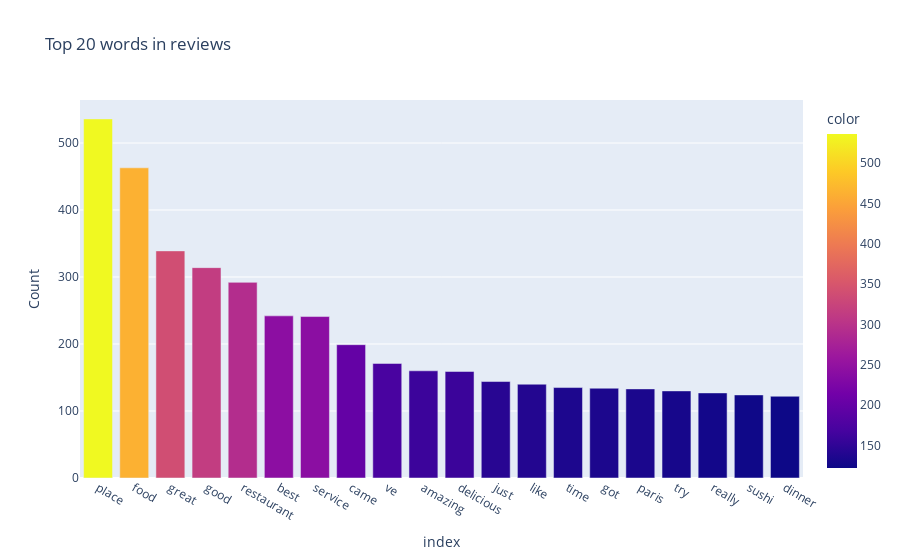
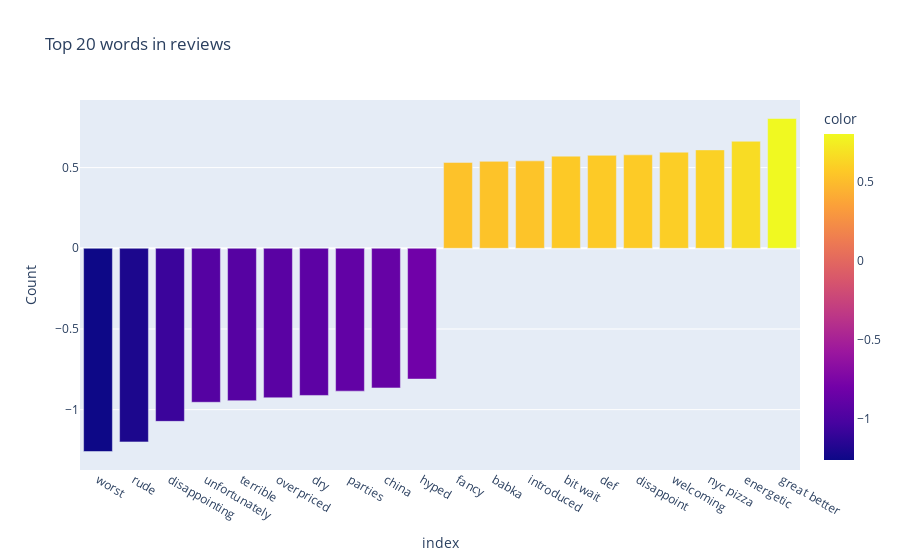
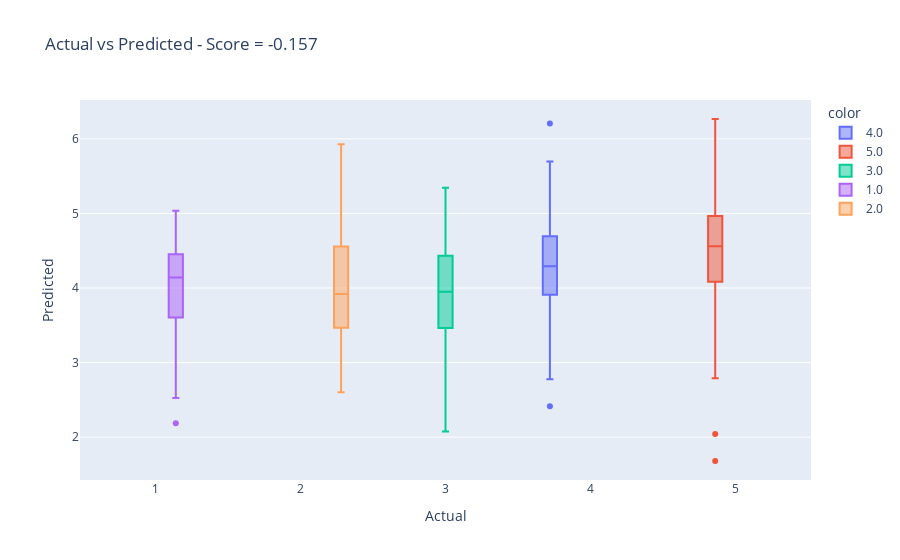

The notebook cell saved with these charts, in order:
### Markdown cell above
### More complex

### Code cell
from sklearn.feature_extraction.text import CountVectorizer


vectorizer = CountVectorizer(
    strip_accents="unicode",
    stop_words="english",
    ngram_range=(1, 3),
    max_df=0.9,
    min_df=2,
)
X_train_vec = vectorizer.fit_transform(X_train)
X_test_vec = vectorizer.transform(X_test)

words_count = pd.Series(
    X_train_vec.sum(axis=0).tolist()[0],
    index=vectorizer.get_feature_names(),
)

top_20_count = words_count.sort_values(ascending=False).head(20)

fig = px.bar(
    top_20_count,
    x=top_20_count.index,
    y=top_20_count.values,
    labels={"x": "Word", "y": "Count"},
    title="Top 20 words in reviews",
    color=top_20_count.values,
)
fig.show()


from sklearn.linear_model import LinearRegression, Ridge


reg = Ridge().fit(X_train_vec, y_train)
coefs = pd.Series(reg.coef_, index=vectorizer.get_feature_names())

top_20_coefs = coefs.nlargest(10).append(coefs.nsmallest(10)).sort_values()

fig = px.bar(
    top_20_coefs,
    x=top_20_coefs.index,
    y=top_20_coefs.values,
    labels={"x": "Word", "y": "Count"},
    title="Top 20 words in reviews",
    color=top_20_coefs.values,
)
fig.show()


y_pred = reg.predict(X_test_vec)


fig = px.box(
    x=y_test,
    y=y_pred,
    labels={"x": "Actual", "y": "Predicted"},
    title=f"Actual vs Predicted - Score = {round(reg.score(X_test_vec, y_test), 3)}",
    color=y_test,
)
fig.show()

### Figure 1 — Plotly figure (JSON) as saved in the notebook; plotly's stock layout.template omitted (floating-point values rounded to 4 significant figures)
{"data": [{"alignmentgroup": "True", "hovertemplate": "index=%{x}<br>Count=%{y}<br>color=%{marker.color}<extra></extra>", "legendgroup": "", "marker": {"color": [536, 463, 339, 314, 292, 242, 241, 199, 171, 160, 159, 144, 140, 135, 134, 133, 130, 127, 124, 122], "coloraxis": "coloraxis", "pattern": {"shape": ""}}, "name": "", "offsetgroup": "", "orientation": "v", "showlegend": false, "textposition": "auto", "type": "bar", "x": ["place", "food", "great", "good", "restaurant", "best", "service", "came", "ve", "amazing", "delicious", "just", "like", "time", "got", "paris", "try", "really", "sushi", "dinner"], "xaxis": "x", "y": [536, 463, 339, 314, 292, 242, 241, 199, 171, 160, 159, 144, 140, 135, 134, 133, 130, 127, 124, 122], "yaxis": "y"}], "layout": {"barmode": "relative", "coloraxis": {"colorbar": {"title": {"text": "color"}}, "colorscale": [[0, "#0d0887"], [0.1111, "#46039f"], [0.2222, "#7201a8"], [0.3333, "#9c179e"], [0.4444, "#bd3786"], [0.5556, "#d8576b"], [0.6667, "#ed7953"], [0.7778, "#fb9f3a"], [0.8889, "#fdca26"], [1, "#f0f921"]]}, "legend": {"tracegroupgap": 0}, "title": {"text": "Top 20 words in reviews"}, "xaxis": {"anchor": "y", "domain": [0, 1], "title": {"text": "index"}}, "yaxis": {"anchor": "x", "domain": [0, 1], "title": {"text": "Count"}}}}

### Figure 2 — Plotly figure (JSON) as saved in the notebook; plotly's stock layout.template omitted (floating-point values rounded to 4 significant figures)
{"data": [{"alignmentgroup": "True", "hovertemplate": "index=%{x}<br>Count=%{y}<br>color=%{marker.color}<extra></extra>", "legendgroup": "", "marker": {"color": [-1.259, -1.2, -1.073, -0.9543, -0.9443, -0.9264, -0.912, -0.8853, -0.8654, -0.8105, 0.5322, 0.5388, 0.5418, 0.5711, 0.576, 0.579, 0.5956, 0.6098, 0.6633, 0.8043], "coloraxis": "coloraxis", "pattern": {"shape": ""}}, "name": "", "offsetgroup": "", "orientation": "v", "showlegend": false, "textposition": "auto", "type": "bar", "x": ["worst", "rude", "disappointing", "unfortunately", "terrible", "overpriced", "dry", "parties", "china", "hyped", "fancy", "babka", "introduced", "bit wait", "def", "disappoint", "welcoming", "nyc pizza", "energetic", "great better"], "xaxis": "x", "y": [-1.259, -1.2, -1.073, -0.9543, -0.9443, -0.9264, -0.912, -0.8853, -0.8654, -0.8105, 0.5322, 0.5388, 0.5418, 0.5711, 0.576, 0.579, 0.5956, 0.6098, 0.6633, 0.8043], "yaxis": "y"}], "layout": {"barmode": "relative", "coloraxis": {"colorbar": {"title": {"text": "color"}}, "colorscale": [[0, "#0d0887"], [0.1111, "#46039f"], [0.2222, "#7201a8"], [0.3333, "#9c179e"], [0.4444, "#bd3786"], [0.5556, "#d8576b"], [0.6667, "#ed7953"], [0.7778, "#fb9f3a"], [0.8889, "#fdca26"], [1, "#f0f921"]]}, "legend": {"tracegroupgap": 0}, "title": {"text": "Top 20 words in reviews"}, "xaxis": {"anchor": "y", "domain": [0, 1], "title": {"text": "index"}}, "yaxis": {"anchor": "x", "domain": [0, 1], "title": {"text": "Count"}}}}

### Figure 3 — Plotly figure (JSON) as saved in the notebook; plotly's stock layout.template omitted (floating-point values rounded to 4 significant figures; data arrays with more than 128 entries replaced by an {"elided": "..."} marker saying what was removed)
{"data": [{"alignmentgroup": "True", "hovertemplate": "color=4.0<br>Actual=%{x}<br>Predicted=%{y}<extra></extra>", "legendgroup": "4.0", "marker": {"color": "#636efa"}, "name": "4.0", "notched": false, "offsetgroup": "4.0", "orientation": "v", "showlegend": true, "type": "box", "x": {"elided": "189 int values"}, "x0": " ", "xaxis": "x", "y": {"elided": "189 float values"}, "y0": " ", "yaxis": "y"}, {"alignmentgroup": "True", "hovertemplate": "color=5.0<br>Actual=%{x}<br>Predicted=%{y}<extra></extra>", "legendgroup": "5.0", "marker": {"color": "#EF553B"}, "name": "5.0", "notched": false, "offsetgroup": "5.0", "orientation": "v", "showlegend": true, "type": "box", "x": {"elided": "450 int values"}, "x0": " ", "xaxis": "x", "y": {"elided": "450 float values"}, "y0": " ", "yaxis": "y"}, {"alignmentgroup": "True", "hovertemplate": "color=3.0<br>Actual=%{x}<br>Predicted=%{y}<extra></extra>", "legendgroup": "3.0", "marker": {"color": "#00cc96"}, "name": "3.0", "notched": false, "offsetgroup": "3.0", "orientation": "v", "showlegend": true, "type": "box", "x": [3, 3, 3, 3, 3, 3, 3, 3, 3, 3, 3, 3, 3, 3, 3, 3, 3, 3, 3, 3, 3, 3, 3, 3, 3, 3, 3, 3, 3, 3, 3, 3, 3, 3, 3, 3, 3, 3, 3, 3, 3, 3, 3, 3, 3, 3, 3, 3, 3, 3, 3, 3, 3, 3, 3], "x0": " ", "xaxis": "x", "y": [4.202, 3.944, 3.838, 4.016, 4.04, 5.058, 4.35, 4.924, 4.928, 3.754, 2.934, 4.898, 4.57, 2.703, 2.076, 3.674, 5.203, 3.275, 3.951, 3.987, 4.427, 4.265, 3.034, 4.294, 3.429, 2.777, 5.344, 2.929, 4.282, 4.376, 4.818, 3.592, 4.447, 3.672, 4.299, 3.506, 3.962, 4.657, 3.364, 2.983, 2.84, 3.764, 3.036, 3.846, 3.53, 3.448, 3.924, 3.645, 5.075, 4.688, 3.105, 4.433, 5.022, 3.631, 4.188], "y0": " ", "yaxis": "y"}, {"alignmentgroup": "True", "hovertemplate": "color=1.0<br>Actual=%{x}<br>Predicted=%{y}<extra></extra>", "legendgroup": "1.0", "marker": {"color": "#ab63fa"}, "name": "1.0", "notched": false, "offsetgroup": "1.0", "orientation": "v", "showlegend": true, "type": "box", "x": [1, 1, 1, 1, 1, 1, 1, 1, 1, 1, 1, 1], "x0": " ", "xaxis": "x", "y": [3.788, 4.477, 4.428, 4.095, 3.586, 4.189, 4.516, 2.187, 5.038, 3.625, 2.525, 4.313], "y0": " ", "yaxis": "y"}, {"alignmentgroup": "True", "hovertemplate": "color=2.0<br>Actual=%{x}<br>Predicted=%{y}<extra></extra>", "legendgroup": "2.0", "marker": {"color": "#FFA15A"}, "name": "2.0", "notched": false, "offsetgroup": "2.0", "orientation": "v", "showlegend": true, "type": "box", "x": [2, 2, 2, 2, 2, 2, 2, 2, 2, 2, 2, 2, 2, 2, 2, 2, 2, 2, 2, 2, 2, 2, 2, 2, 2, 2], "x0": " ", "xaxis": "x", "y": [4.135, 2.601, 3.756, 3.465, 4.313, 4.876, 4.57, 3.629, 4.555, 4.23, 2.624, 3.488, 2.604, 4.874, 5.928, 4.138, 3.52, 3.462, 4.184, 3.515, 3.753, 4.083, 4.9, 4.692, 2.6, 3.351], "y0": " ", "yaxis": "y"}], "layout": {"boxmode": "group", "legend": {"title": {"text": "color"}, "tracegroupgap": 0}, "title": {"text": "Actual vs Predicted - Score = -0.157"}, "xaxis": {"anchor": "y", "domain": [0, 1], "title": {"text": "Actual"}}, "yaxis": {"anchor": "x", "domain": [0, 1], "title": {"text": "Predicted"}}}}
